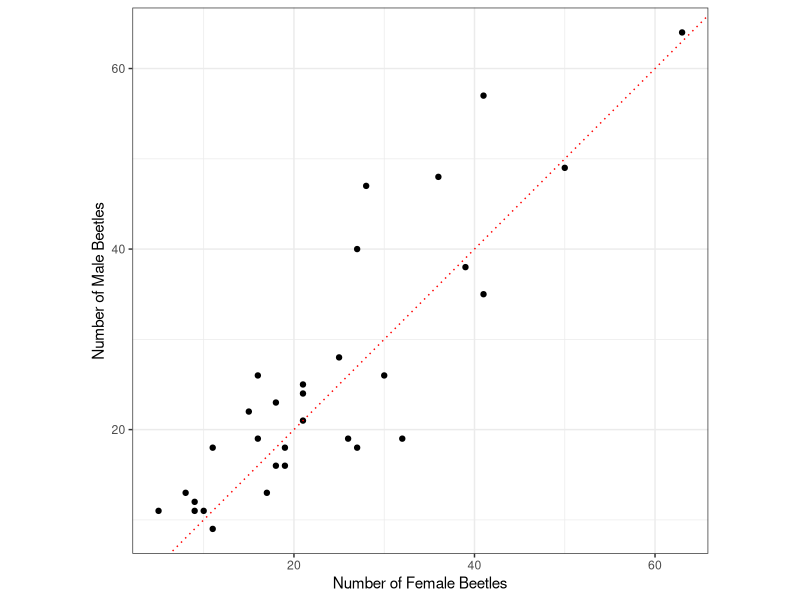
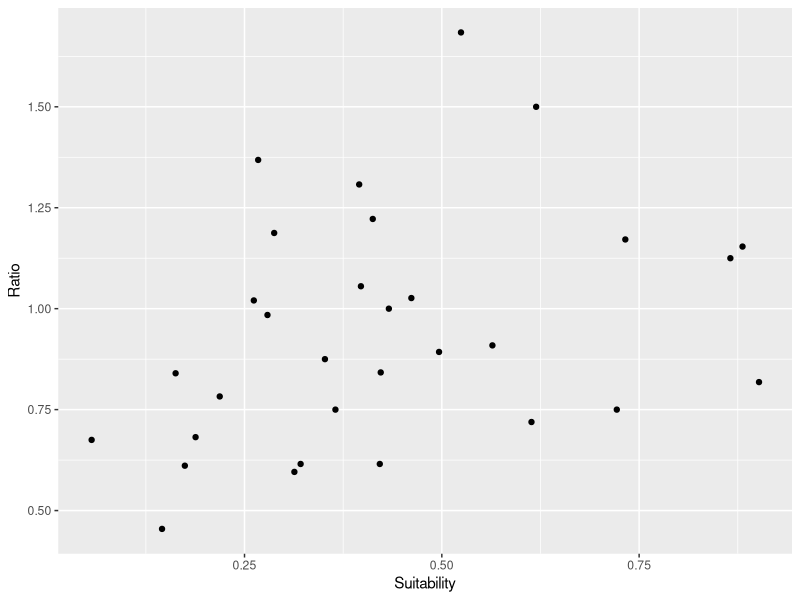

Source code (R) for these figures, in order:
## ---- chunk 1
library( tidyverse )
data <- read_csv("data/Araptus_Samples.csv")
summary( data )
## ---- chunk 2
names( data )
## ---- chunk 3
data %>%
  ggplot() +
  geom_point( aes(Females, Males) ) +
  coord_equal() + 
  xlab("Number of Female Beetles") +
  ylab("Number of Male Beetles") + 
  geom_abline( intercept = 0, slope=1, color="red", linetype = 3  ) +
  theme_bw()
## ---- chunk 4
data %>%
  mutate( Ratio = Females/Males ) %>%
  ggplot() + 
  geom_point( aes( Suitability, Ratio ) )
